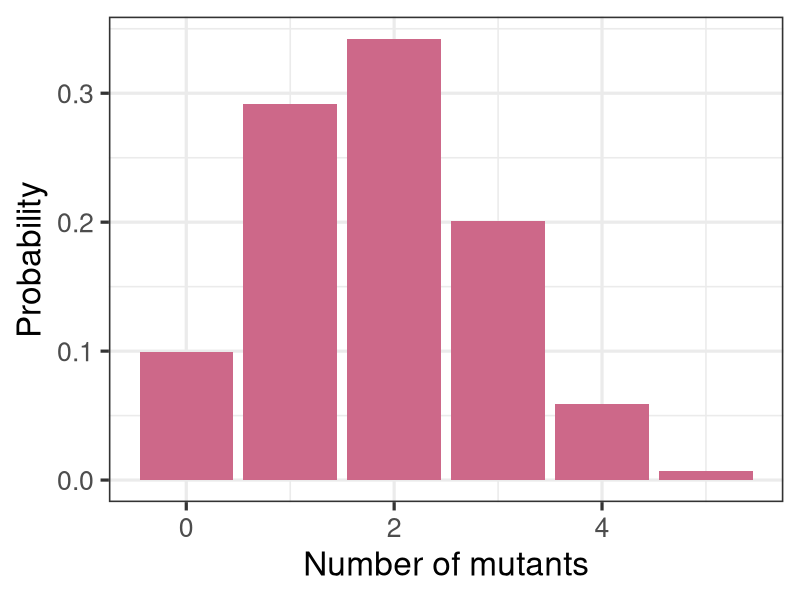
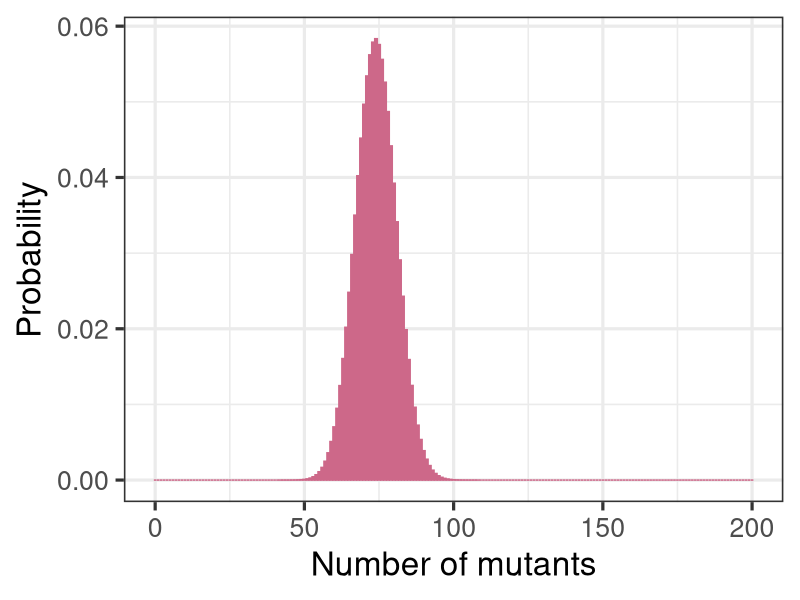
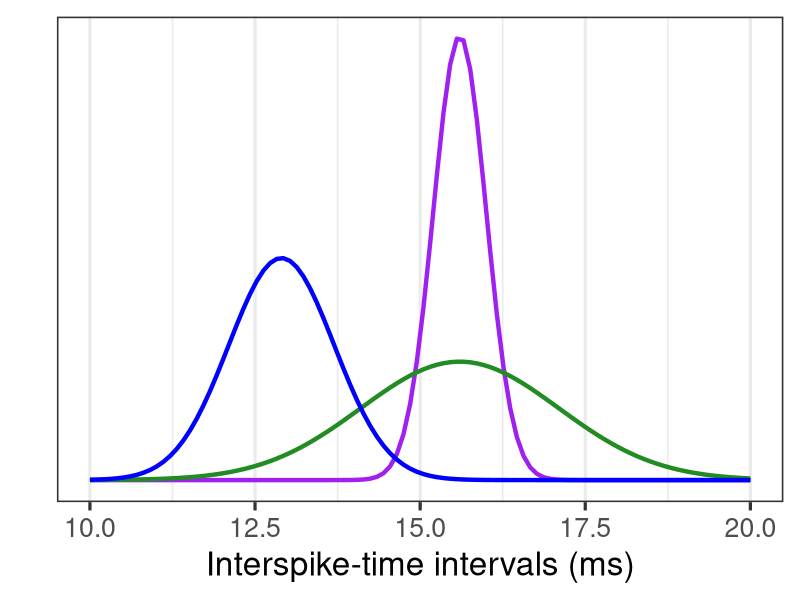
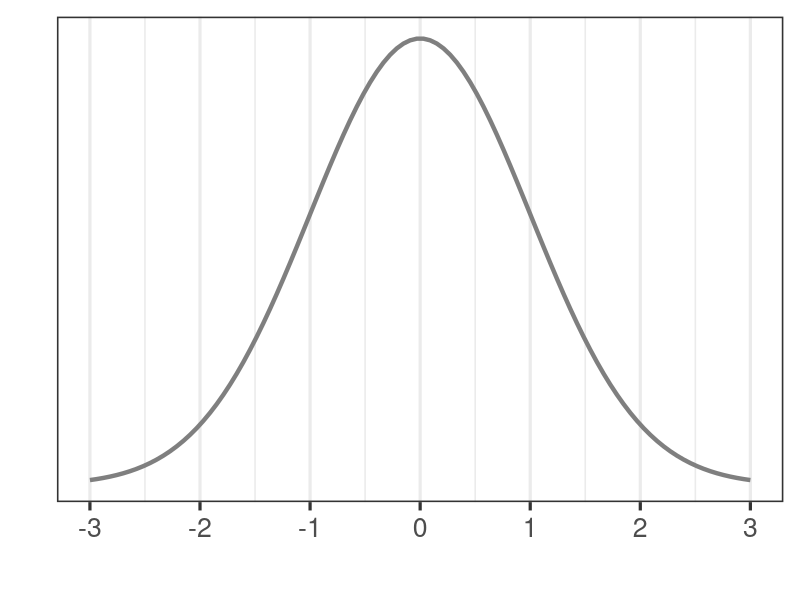
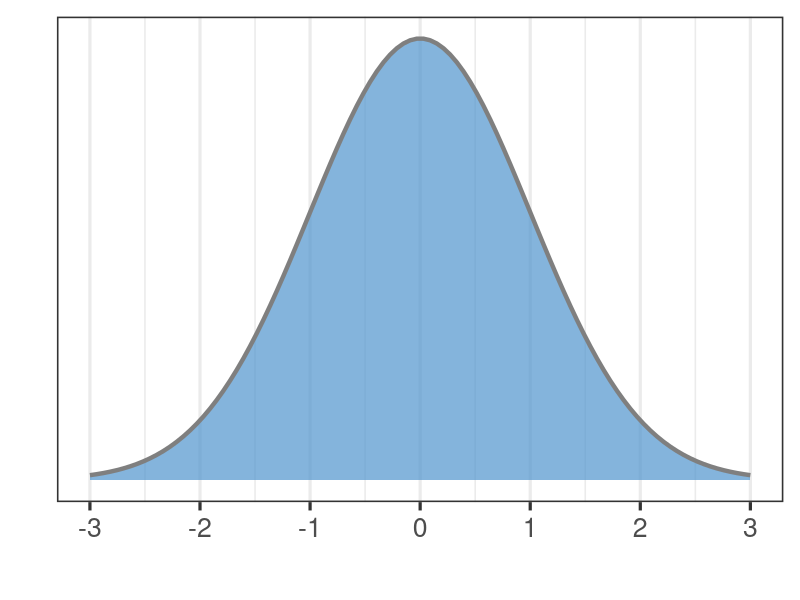
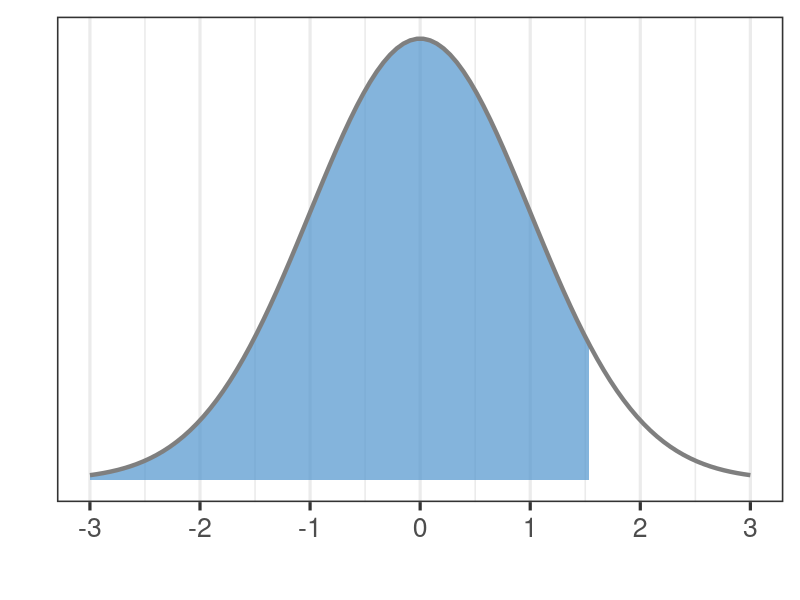
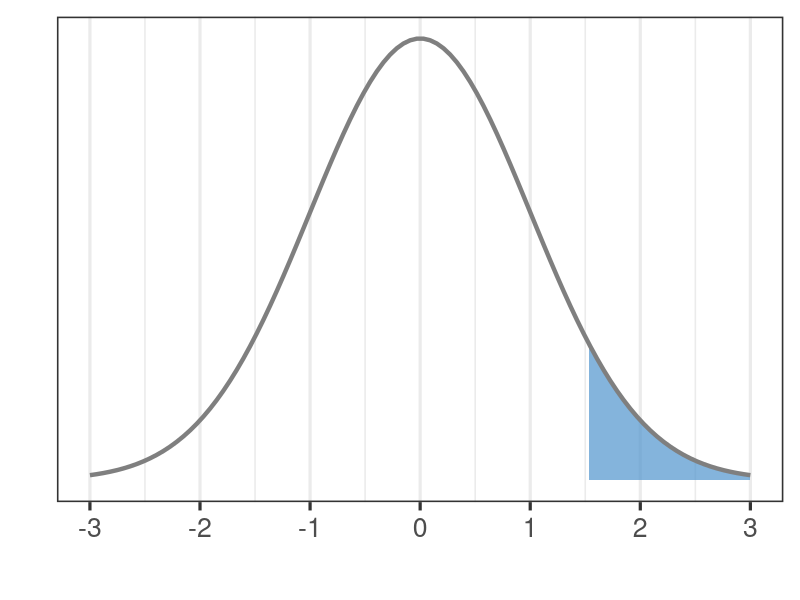
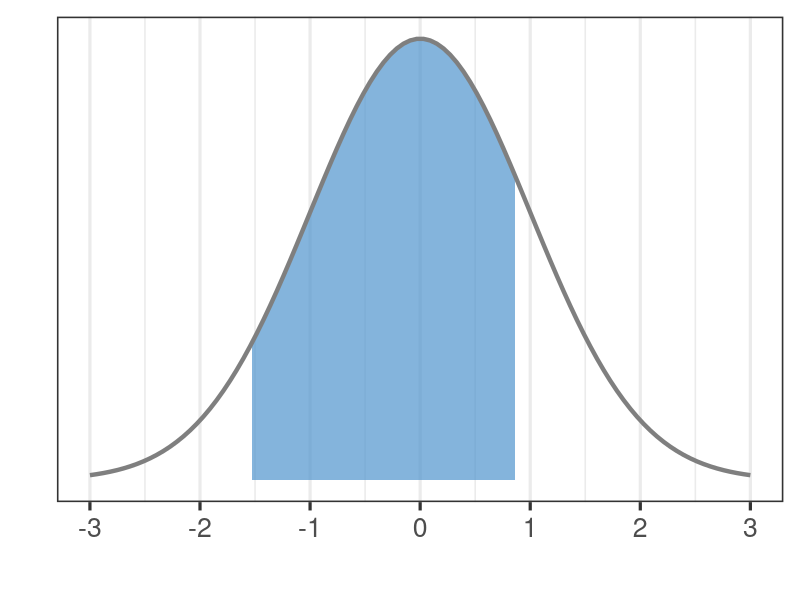

The R script that drew these images, in order:
# lecture 04 - binomial distributions (and normal)
library(tidyverse)

# set working directory
setwd(dirname(rstudioapi::getActiveDocumentContext()$path))

# plot mutant cat distribution
cats <- data.frame(mutants = c(0,1,2,3,4,5)) %>%
    dplyr::mutate(prob = dbinom(mutants, 5, 0.37))

cats %>%
    ggplot2::ggplot(.) +
    ggplot2::aes(x = mutants, y = prob) +
    ggplot2::geom_bar(stat = "identity", fill = "palevioletred3") +
    ggplot2::theme_bw(24) +
    ggplot2::labs(x = "Number of mutants", y = "Probability")
ggsave("mutant_cat_binom.png", height = 3, width = 5)


# create a pretend "unlimited binomial distribution" to approx normal distribution
cats2 <- data.frame(mutants = seq(0,200)) %>%
    dplyr::mutate(prob = dbinom(mutants, 200, 0.37))
cats2 %>%
    ggplot2::ggplot(.) +
    ggplot2::aes(x = mutants, y = prob) +
    ggplot2::geom_bar(stat = "identity", fill = "palevioletred3", color = "palevioletred3") +
    ggplot2::theme_bw(24) +
    ggplot2::labs(x = "Number of mutants", y = "Probability")
ggsave("mutant_cat_binom2.png", height = 3, width = 5)


###################
# The normal distribution

# plot normal distribution of interspike times in nerve cells
p1 <- data.frame(x = c(14.3,17)) %>%
    ggplot2::ggplot(.) +
    ggplot2::aes(x) +
    ggplot2::stat_function(fun = dnorm, 
                           n = 101, 
                           args = list(mean = 15.6, sd = 0.4)) + 
    ggplot2::labs(y = "", x = "Interspike-time intervals (ms)") +
    ggplot2::scale_y_continuous(breaks = NULL) +
    ggplot2::theme_bw(24)
ggsave(p1, filename = "interspike_nerves1.png", height = 5, width = 10)

# add line for mean and sd
p2 <- p1 +
    ggplot2::geom_vline(xintercept = 15.6, color = "red", size = 2) +
    ggplot2::geom_vline(xintercept = c(15.6+0.4, 15.6-0.4), color = "blue", size = 1.5, linetype = 2)
ggsave(p2, filename = "interspike_nerves2.png", height = 5, width = 10)

# try multiple different functions
data.frame(x = c(10,20)) %>%
    ggplot2::ggplot(.) +
    ggplot2::aes(x) +
    ggplot2::stat_function(fun = dnorm, 
                           n = 100, 
                           args = list(mean = 15.6, sd = 0.4),
                           color = "purple", size = 1.5) + 
    ggplot2::stat_function(fun = dnorm, 
                           n = 100, 
                           args = list(mean = 15.6, sd = 1.5),
                           color = "forestgreen", size = 1.5) +
    ggplot2::stat_function(fun = dnorm, 
                           n = 100, 
                           args = list(mean = 12.9, sd = 0.8),
                           color = "blue", size = 1.5) +
    ggplot2::labs(y = "", x = "Interspike-time intervals (ms)") +
    ggplot2::scale_y_continuous(breaks = NULL) +
    ggplot2::theme_bw(24)
ggsave("interspike_nerves3.png", height = 5, width = 10)

# standardized normal distribution
data.frame(x = c(-3,3)) %>%
    ggplot2::ggplot(.) +
    ggplot2::aes(x) +
    ggplot2::stat_function(fun = dnorm, 
                           n = 100, 
                           args = list(mean = 0, sd = 1),
                           color = "grey50", size = 1.5) + 
    ggplot2::labs(y = "", x = "") +
    ggplot2::scale_y_continuous(breaks = NULL) +
    ggplot2::scale_x_continuous(breaks = c(-3, -2, -1, 0, 1, 2, 3)) +
    ggplot2::theme_bw(24)
ggsave("standard_normal.png", height = 5, width = 10)


# plot example area under the curve
data.frame(x = c(-3,3)) %>%
    ggplot2::ggplot(.) +
    ggplot2::aes(x) +
    ggplot2::stat_function(fun = dnorm, 
                           n = 100, 
                           geom = "area",
                           args = list(mean = 0, sd = 1),
                           xlim = c(-3, 3),
                           alpha = 0.7,
                           fill = "steelblue3", size = 1.5) + 
    ggplot2::stat_function(fun = dnorm, 
                           n = 100, 
                           args = list(mean = 0, sd = 1),
                           color = "grey50", size = 1.5) + 
    ggplot2::labs(y = "", x = "") +
    ggplot2::scale_y_continuous(breaks = NULL) +
    ggplot2::scale_x_continuous(breaks = c(-3, -2, -1, 0, 1, 2, 3)) +
    ggplot2::theme_bw(24)
ggsave("standard_normal3.png", height = 5, width = 10)

# and again - with z = 1.53
data.frame(x = c(-3,3)) %>%
    ggplot2::ggplot(.) +
    ggplot2::aes(x) +
    ggplot2::stat_function(fun = dnorm, 
                           n = 100, 
                           geom = "area",
                           args = list(mean = 0, sd = 1),
                           xlim = c(-3, 1.53),
                           alpha = 0.7,
                           fill = "steelblue3", size = 1.5) + 
    ggplot2::stat_function(fun = dnorm, 
                           n = 100, 
                           args = list(mean = 0, sd = 1),
                           color = "grey50", size = 1.5) + 
    ggplot2::labs(y = "", x = "") +
    ggplot2::scale_y_continuous(breaks = NULL) +
    ggplot2::scale_x_continuous(breaks = c(-3, -2, -1, 0, 1, 2, 3)) +
    ggplot2::theme_bw(24)
ggsave("standard_normal2.png", height = 5, width = 10)

# highlight other side of the curve
data.frame(x = c(-3,3)) %>%
    ggplot2::ggplot(.) +
    ggplot2::aes(x) +
    ggplot2::stat_function(fun = dnorm, 
                           n = 100, 
                           geom = "area",
                           args = list(mean = 0, sd = 1),
                           xlim = c(1.53, 3),
                           alpha = 0.7,
                           fill = "steelblue3", size = 1.5) + 
    ggplot2::stat_function(fun = dnorm, 
                           n = 100, 
                           args = list(mean = 0, sd = 1),
                           color = "grey50", size = 1.5) + 
    ggplot2::labs(y = "", x = "") +
    ggplot2::scale_y_continuous(breaks = NULL) +
    ggplot2::scale_x_continuous(breaks = c(-3, -2, -1, 0, 1, 2, 3)) +
    ggplot2::theme_bw(24)
ggsave("standard_normal4.png", height = 5, width = 10)

# calulate density probability
pnorm(1.53)

data.frame(x = c(-3,3)) %>%
    ggplot2::ggplot(.) +
    ggplot2::aes(x) +
    ggplot2::stat_function(fun = dnorm, 
                           n = 100, 
                           geom = "area",
                           args = list(mean = 0, sd = 1),
                           xlim = c(-1.53, 0.86),
                           alpha = 0.7,
                           fill = "steelblue3", size = 1.5) + 
    ggplot2::stat_function(fun = dnorm, 
                           n = 100, 
                           args = list(mean = 0, sd = 1),
                           color = "grey50", size = 1.5) + 
    ggplot2::labs(y = "", x = "") +
    ggplot2::scale_y_continuous(breaks = NULL) +
    ggplot2::scale_x_continuous(breaks = c(-3, -2, -1, 0, 1, 2, 3)) +
    ggplot2::theme_bw(24)
ggsave("standard_normal5.png", height = 5, width = 10)

# calculate density probability
pnorm(0.86) - pnorm(-1.53)
